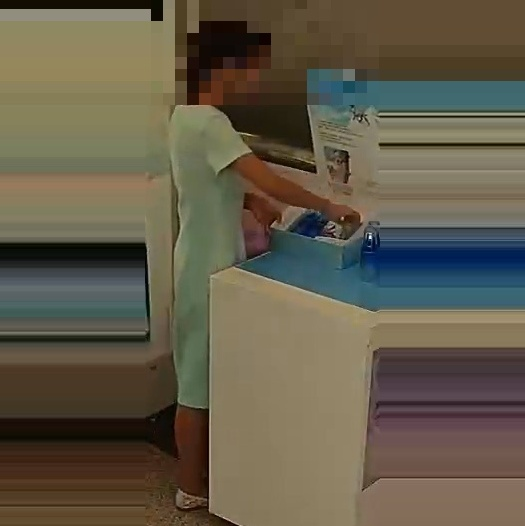
#> input picture test_image/1_00013_3_1110.jpg, 525 x 526 px, given in place of t, which was not available
$ python -i utils.py   (imports and definitions only)
#> lines starting #> are read from the running program, lines starting #| are printed output that depends on the picture
import cv2
import numpy as np
import os
import gc

file_dir = '/home/fs168/dataSet/crop_person'
# 0_101_102_110_121_142_421_720_745_836_840_883_920_41_img_00000052.jpg


def process_img(file_path):
    '''rough process images'''
    img = cv2.imread(file_path)

    width = int((300 - img.shape[1]) / 2)
    height = int((300 - img.shape[0]) / 2)
    img = cv2.copyMakeBorder(img, height, height, width, width, cv2.BORDER_REPLICATE)   # copyMakeBorder : fill new image border with original boerder
    img = cv2.resize(img, (112, 112))
    # img = np.multiply(img, 1/255.0)

    return img

file_list = os.listdir(file_dir)
# [1 line not run here, left out]

def get_data(file_list):
#> called with file_list = 'test_image/1_00013_3_1110.jpg'
    images = []
    label = []
    count = 0
    for file_name in file_list:
        # processed_img = process_img(file_dir + '/' + file_name)
        processed_img = cv2.imread(file_dir + '/' + file_name)
#> processed_img is the input picture: shape (526, 525, 3); mean B, G, R 74, 91.4, 98.9
        processed_img = cv2.resize(processed_img, (112, 112))
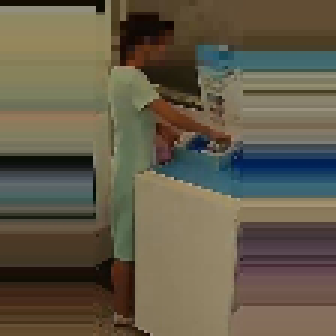
#> processed_img: shape (112, 112, 3) (shown 3 times larger); mean B, G, R 73.7, 91.2, 98.6
        file_parse_name = file_name.split('.')[0].split('_')

        label_class = np.zeros(4, np.int32)
        # label_attr = np.zeros(1001, np.int32)
        # class label
        cloth_category = file_parse_name[-1]
        for i in range(len(label_class)):
            label_class[i] = int(cloth_category[i])

        images.append(processed_img)
        label.append(label_class)
    return images, label
        # [9 lines of commented-out code are left out]

#> (the run stopped early here; a loop or call above may not have finished)

$ run again, on test_image/1_00015_0_0110.jpg
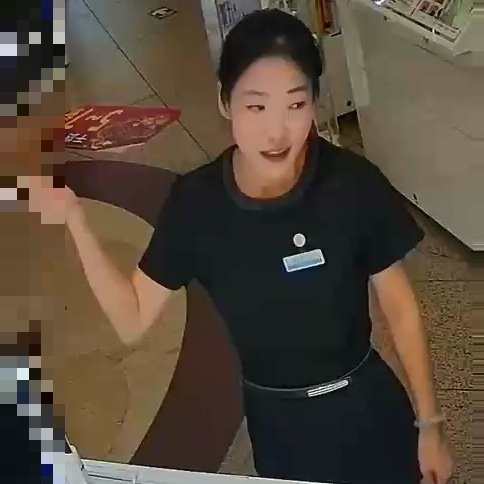
#> input picture test_image/1_00015_0_0110.jpg, 484 x 484 px, given in place of t, which was not available
#> in get_data, processed_img is the input picture: shape (484, 484, 3); mean B, G, R 58.1, 71.7, 84.7
#> in get_data, `processed_img = cv2.resize(processed_img, (112, 112))`:
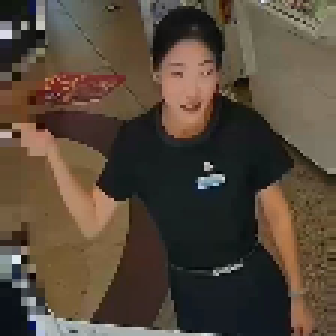
#> processed_img: shape (112, 112, 3) (shown 3 times larger); mean B, G, R 58, 71.6, 84.6

$ run again, on test_image/1_00016_0_0110.jpg
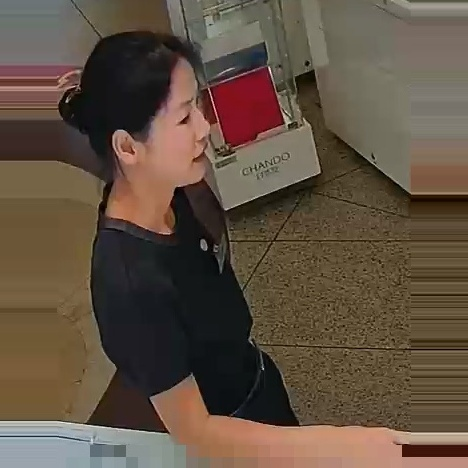
#> input picture test_image/1_00016_0_0110.jpg, 468 x 468 px, given in place of t, which was not available
#> in get_data, processed_img is the input picture: shape (468, 468, 3); mean B, G, R 65.8, 80.7, 96.2
#> in get_data, `processed_img = cv2.resize(processed_img, (112, 112))`:
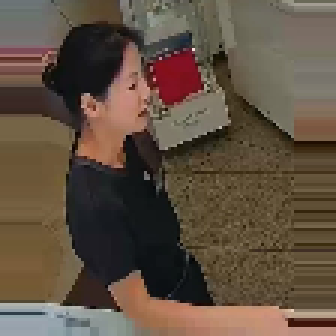
#> processed_img: shape (112, 112, 3) (shown 3 times larger); mean B, G, R 65.4, 80.3, 95.9

$ run again, on test_image/1_00016_1_1110.jpg
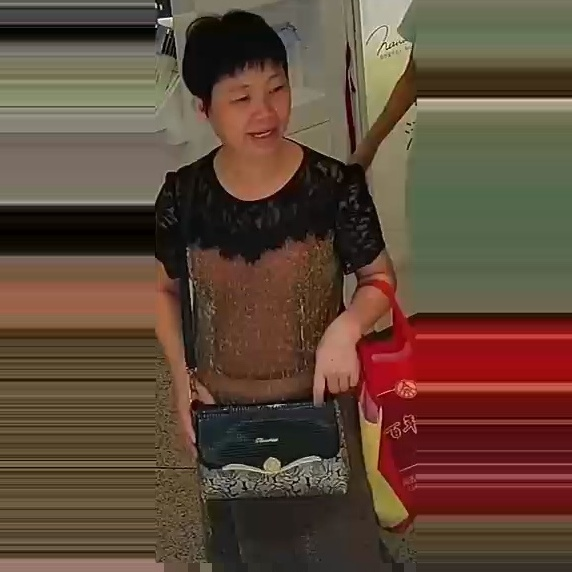
#> input picture test_image/1_00016_1_1110.jpg, 572 x 572 px, given in place of t, which was not available
#> in get_data, processed_img is the input picture: shape (572, 572, 3); mean B, G, R 56.9, 72.5, 95.2
#> in get_data, `processed_img = cv2.resize(processed_img, (112, 112))`:
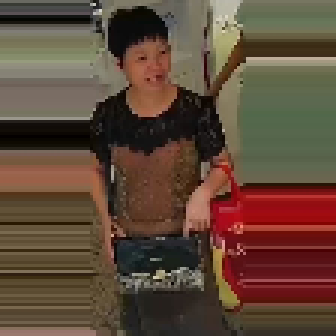
#> processed_img: shape (112, 112, 3) (shown 3 times larger); mean B, G, R 56.8, 72.4, 95.1
